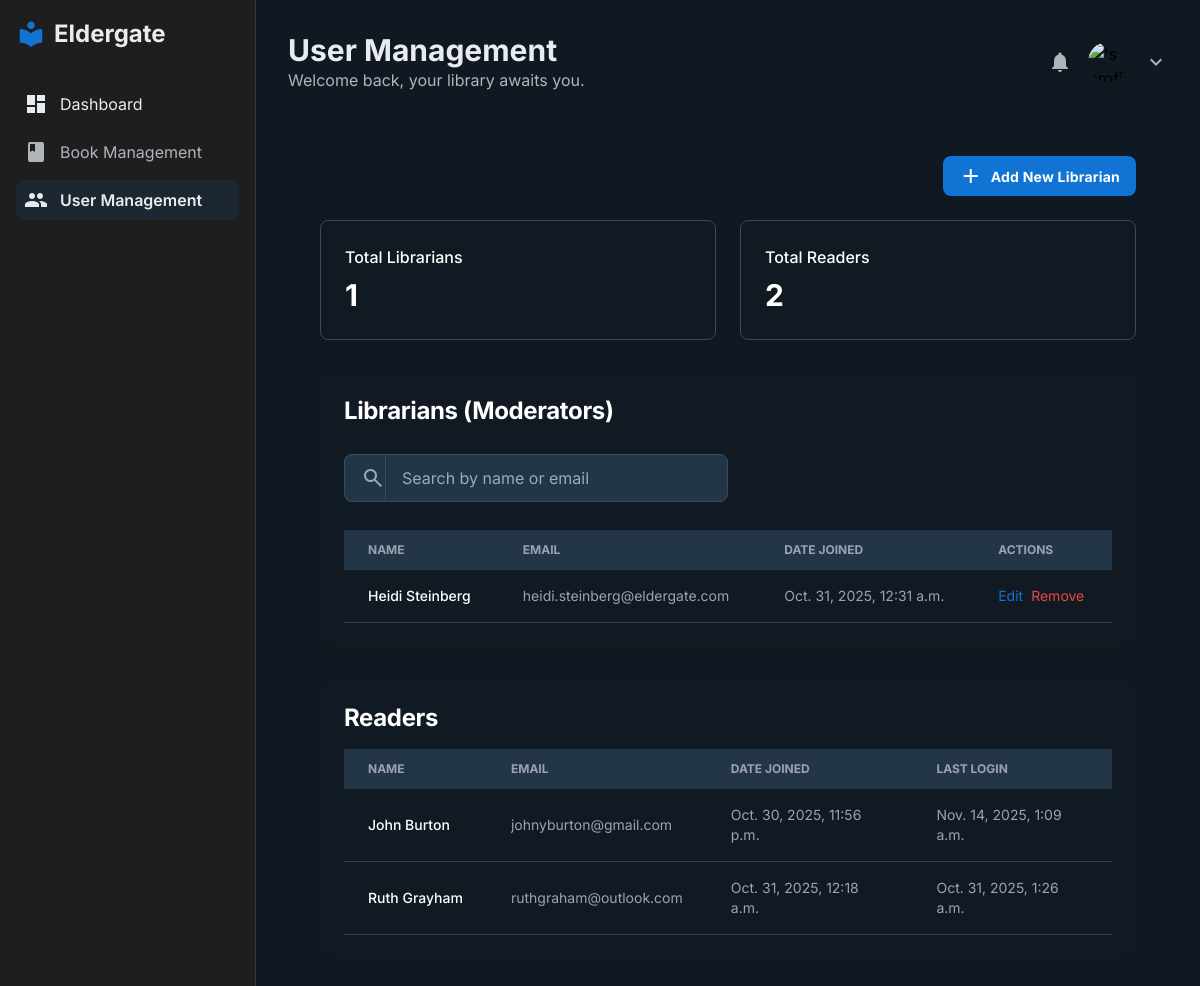
Screenshot of /account/admin-user-management/ (signed in) with the database file from the repository.
### accounts/models.py (models this page shows)
class EldergateLibraryUser(models.Model):
    id = models.AutoField(primary_key=True)
    username = models.CharField(max_length=100, unique=True)
    password = models.CharField(max_length=100)
    email = models.CharField(max_length=100)
    First_Name = models.CharField(max_length=100)
    Last_Name = models.CharField(max_length=100)
    date_joined = models.DateTimeField(auto_now_add=True)
    last_login = models.DateTimeField(blank=True, null=True)
    is_active = True
    USER_TYPE_CHOICES = [
        ('Reader', 'Reader'),
        ('Librarian', 'Librarian'),
        ('Administrator', 'Administrator'),
    ]
    model_name = models.CharField(
        max_length=100,
        choices=USER_TYPE_CHOICES,
        default='Reader',
    )
    current_reading = models.ForeignKey(Book, on_delete=models.CASCADE, null=True, blank=True)
    reading_progress = models.IntegerField(default=0)

### accounts/views.py (the view)
# urls.py: path('admin-user-management/', views.admin_user_management_view, name='admin-user-management'),
def admin_user_management_view(request):
    if request.session.get('is_authenticated'):
        all_users = EldergateLibraryUser.objects.filter(model_name='Reader')
        all_librarians = EldergateLibraryUser.objects.filter(model_name='Librarian')
        num_librarians = all_librarians.count()
        num_users = all_users.count()
        user = request.user
        title = "User Management"
        subtitle = "Welcome back, your library awaits you."
        return render(request, 'admin/admin-user-management.html', {'user': user, 'title': title, 'subtitle': subtitle, 'all_users': all_users, 'num_users': num_users, 'all_librarians': all_librarians, 'num_librarians': num_librarians})
    else:
        return redirect('login')

### templates/admin/admin-user-management.html (shortened to what this page needs)
{% extends 'admin_layout.html' %}
{% block content %}
{% include 'includes/header.html' %}
<div class="flex min-h-screen">
    <main class="flex-1 p-8">
        <div class="max-w-7xl mx-auto">
            <div class="flex flex-wrap justify-between gap-3 items-center mb-6">
                <button id="add-librarian-btn"
                    class="flex items-center justify-center gap-2 min-w-[84px] max-w-[480px] cursor-pointer overflow-hidden rounded-lg h-10 px-4 bg-primary text-white text-sm font-bold leading-normal tracking-[0.015em]">
                    <span class="material-symbols-outlined">add</span>
                    <span class="truncate">Add New Librarian</span>
                </button>
            </div>
            <div class="grid grid-cols-1 md:grid-cols-2 gap-6 mb-8">
                <div
                    class="flex flex-1 flex-col gap-2 rounded-lg p-6 border bg-white dark:bg-[#111a22] border-gray-200 dark:border-[#324d67]">
                    <p class="text-base font-medium leading-normal text-gray-700 dark:text-white">Total Librarians
                    </p>
                    <p class="tracking-light text-3xl font-bold leading-tight text-[#111a22] dark:text-white">{{ num_librarians }}
                    </p>
                </div>
                <div
                    class="flex flex-1 flex-col gap-2 rounded-lg p-6 border bg-white dark:bg-[#111a22] border-gray-200 dark:border-[#324d67]">
                    <p class="text-base font-medium leading-normal text-gray-700 dark:text-white">Total Readers</p>
                    <p class="tracking-light text-3xl font-bold leading-tight text-[#111a22] dark:text-white">{{ num_users }}
                    </p>
                </div>
            </div>
            <div class="bg-white dark:bg-[#111a22] rounded-xl shadow-md p-6 mb-8">
                <h2
                    class="text-2xl font-bold leading-tight tracking-[-0.015em] mb-4 text-[#111a22] dark:text-white">
                    Librarians (Moderators)</h2>
                <div class="py-3 mb-4">
                    <label class="flex flex-col min-w-40 h-12 w-full max-w-sm">
                        <div class="flex w-full flex-1 items-stretch rounded-lg h-full">
                            <div
                                class="text-gray-400 dark:text-[#92adc9] flex border border-gray-300 dark:border-[#324d67] bg-gray-50 dark:bg-[#233648] items-center justify-center pl-4 rounded-l-lg border-r-0">
                                <span class="material-symbols-outlined">search</span>
                            </div>
                            <input
                                class="form-input flex w-full min-w-0 flex-1 resize-none overflow-hidden rounded-r-lg text-[#111a22] dark:text-white focus:outline-0 focus:ring-2 focus:ring-primary h-full placeholder:text-gray-400 dark:placeholder:text-[#92adc9] px-4 text-base font-normal leading-normal border-gray-300 dark:border-[#324d67] bg-gray-50 dark:bg-[#233648] focus:border-primary"
                                placeholder="Search by name or email" value="" />
                        </div>
                    </label>
                </div>
                <div class="overflow-x-auto">
                    <table class="w-full text-sm text-left text-gray-500 dark:text-gray-400">
                        <thead
                            class="text-xs text-gray-700 uppercase bg-gray-50 dark:bg-[#233648] dark:text-gray-400">
                            <tr>
                                <th class="px-6 py-3" scope="col">Name</th>
                                <th class="px-6 py-3" scope="col">Email</th>
                                <th class="px-6 py-3" scope="col">Date Joined</th>
                                <th class="px-6 py-3" scope="col">Actions</th>
                            </tr>
                        </thead>
                        <tbody>
                            {% for user in all_librarians %}
                            <tr class="bg-white border-b dark:bg-[#111a22] dark:border-gray-700">
                                <th class="px-6 py-4 font-medium text-gray-900 whitespace-nowrap dark:text-white"
                                    scope="row">{{ user.First_Name }} {{ user.Last_Name }}</th>
                                <td class="px-6 py-4">{{ user.email }}</td>
                                <td class="px-6 py-4">{{ user.date_joined }}</td>
                                <td class="px-6 py-4 flex gap-2">
                                    <button class="text-primary hover:underline" data-edit-librarian-btn data-librarian-id="{{ user.id }}" data-edit-librarian-url="{% url 'admin-edit-librarian' user.id %}">Edit</button>
                                    <button class="text-red-500 hover:underline" data-delete-librarian-btn data-librarian-id="{{ user.id }}" data-delete-librarian-url="{% url 'admin-delete-librarian' user.id %}">Remove</button>
                                </td>
                            </tr>
                            {% endfor %}
                        </tbody>
                    </table>
                </div>
            </div>
            <div class="bg-white dark:bg-[#111a22] rounded-xl shadow-md p-6">
                <h2
                    class="text-2xl font-bold leading-tight tracking-[-0.015em] mb-4 text-[#111a22] dark:text-white">
                    Readers</h2>
                <div class="overflow-x-auto">
                    <table class="w-full text-sm text-left text-gray-500 dark:text-gray-400">
                        <thead
                            class="text-xs text-gray-700 uppercase bg-gray-50 dark:bg-[#233648] dark:text-gray-400">
                            <tr>
                                <th class="px-6 py-3" scope="col">Name</th>
                                <th class="px-6 py-3" scope="col">Email</th>
                                <th class="px-6 py-3" scope="col">Date Joined</th>
                                <th class="px-6 py-3" scope="col">Last Login</th>
                            </tr>
                        </thead>
                        <tbody>
                            {% for user in all_users %}
                            <tr class="bg-white border-b dark:bg-[#111a22] dark:border-gray-700">
                                <th class="px-6 py-4 font-medium text-gray-900 whitespace-nowrap dark:text-white"
                                    scope="row">{{ user.First_Name }} {{ user.Last_Name }}</th>
                                <td class="px-6 py-4">{{ user.email }}</td>
                                <td class="px-6 py-4">{{ user.date_joined }}</td>
                                <td class="px-6 py-4">{{ user.last_login }}</td>
                            </tr>
                            {% endfor %}
                        </tbody>
                    </table>
                </div>
            </div>
        </div>
    </main>
</div>
{% endblock %}

### templates/admin_layout.html (style rules this page uses)
body { font-family: 'Inter', sans-serif; }

### rows the page displays
EldergateLibraryUser: First_Name "Heidi", Last_Name "Steinberg", email "heidi.steinberg@eldergate.com", date_joined "Oct. 31, 2025, 12:31 a.m."
EldergateLibraryUser: First_Name "John", Last_Name "Burton", email "johnyburton@gmail.com", date_joined "Oct. 30, 2025, 11:56 p.m.", last_login "Nov. 14, 2025, 1:09 a.m."
EldergateLibraryUser: First_Name "Ruth", Last_Name "Grayham", email "ruthgraham@outlook.com", date_joined "Oct. 31, 2025, 12:18 a.m.", last_login "Oct. 31, 2025, 1:26 a.m."

### other values shown
{{ title }} "User Management"
{{ subtitle }} "Welcome back, your library awaits you."
{{ num_librarians }} "1"
{{ num_users }} "2"
